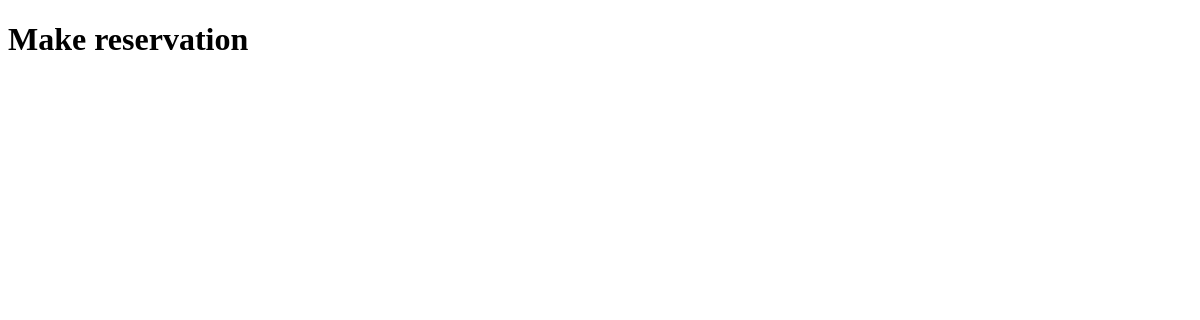
Before: /reservation with the older database file.
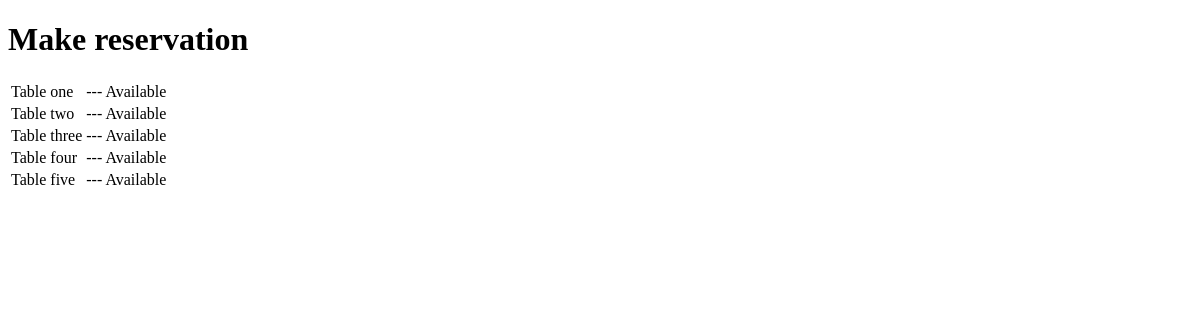
After: the same page with the newer database file.
### arabicafood/models.py (models this page shows, shortened)
class Item(models.Model):
    name = models.CharField(max_length=50, null=False, blank=False)
    booked = models.BooleanField(null=False, blank=False, default=False)

### arabicafood/views.py (the view)
# urls.py: path('reservation', make_reservation, name='reservation'),
def make_reservation(request):
    items = Item.objects.all()
    context = {
        'items': items
    }
    return render(request, 'arabicafood/reservation.html', context)

### arabicafood/templates/arabicafood/reservation.html (shortened to what this page needs)
<!DOCTYPE html>
<html lang="en">
<head>
</head>
<body>
    <h1>Make reservation</h1>
    <table>
        {% for item in items %}
            <tr>
                <td>{{ item.name}}</td>
                {% if item.booked %}
                <td>{{"---  Booked"}}</td>
                {% else %}
                <td>{{"---  Available"}}</td>
                {% endif %}
            </tr>
        {% endfor %}
    </table>
</body>
</html>

Changed rows visible on the page:
added Item: name "Table one", value "--- Available"
added Item: name "Table two", value "--- Available"
added Item: name "Table three", value "--- Available"
added Item: name "Table four", value "--- Available"
added Item: name "Table five", value "--- Available"
